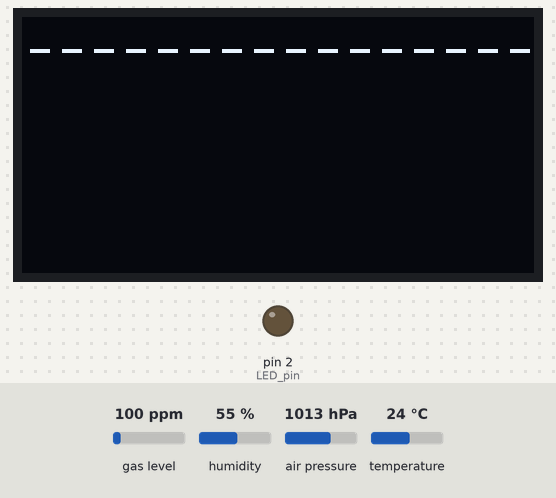
Recording of a sketch running on a simulated Arduino Uno, built with avr-gcc and run on an emulated ATmega328P. On the bench: 128×64 one-colour display, output pins drawn as LEDs (lit = HIGH). The inputs (shaded band) are chosen by the test bench; at power-on: gas level 100 ppm, humidity 55 %, air pressure 1013 hPa, temperature 24 °C. What the sketch prints to the serial monitor is not drawn.

Above: at 2.2 s.
At 4.1 s:
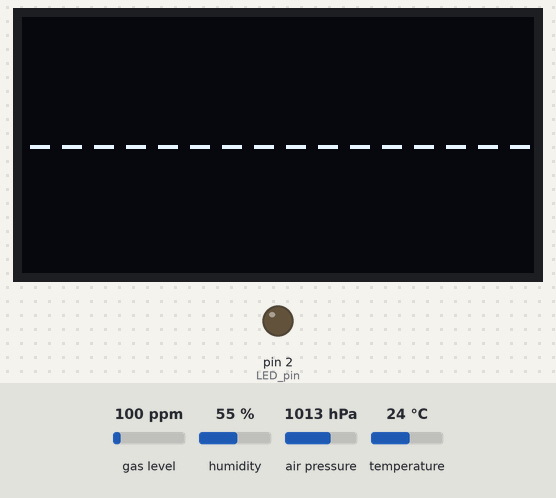
At 6.6 s:
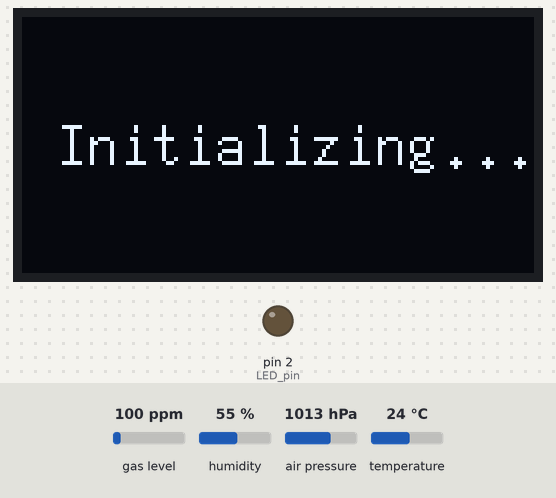
At 37.1 s:
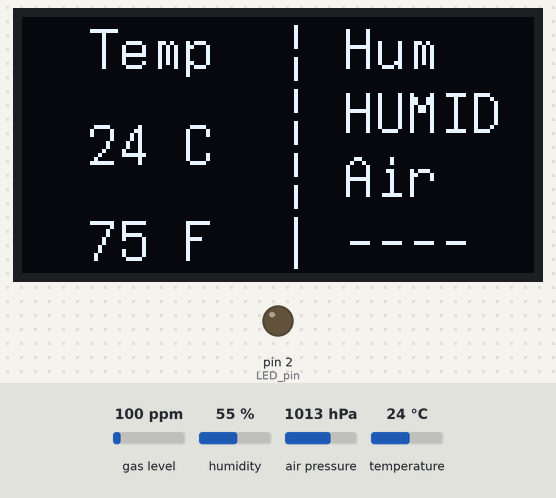
Timing chart, 0 to 38.6 s (numbered marks = the images above):
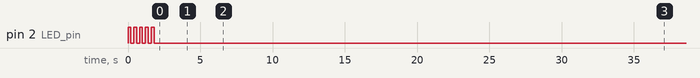

The sketch:

EnvironSenseCode.ino
```cpp
#include <Wire.h>
#include <Adafruit_Sensor.h>
#include <Adafruit_BME680.h>
#include <U8x8lib.h>

#define LED_pin 2
#define BME_ADDR 0x76   // Confirmed by scanner

Adafruit_BME680 bme;
U8X8_SSD1306_128X64_NONAME_HW_I2C oled(U8X8_PIN_NONE);
const char* humStatus;
const char* gasStatus;
const char* lastGasStatus = "----";

void moduleScanner(){
  byte error;
  int devices = 0;

  Serial.println("Scanning...");

  for (byte address = 1; address < 127; address++) {
    Wire.beginTransmission(address);
    error = Wire.endTransmission();

    if (error == 0) {
      Serial.print("Device found at 0x");
      if (address < 16) Serial.print("0");
      Serial.println(address, HEX);
      devices++;
    }
  }

  if (devices == 0) {
    Serial.println("No devices found");
  } else {
    Serial.println("Scan completed.. " + String(devices) + " devices found");
  }

  delay(2000);
}

void BME_setup(){
  Serial.println("Initializing BME680...");

  if (!bme.begin(BME_ADDR)) {
    Serial.println("BME680 not found!"); // Stops the operation when BME680 is missing
    while (1);
  }

  // Settings
  bme.setTemperatureOversampling(BME680_OS_8X);
  bme.setHumidityOversampling(BME680_OS_2X);
  bme.setPressureOversampling(BME680_OS_4X);

  Serial.println("BME680 initialized.");

}

void OLED_setup(){
  oled.begin();
  oled.setPowerSave(0);
  oled.setFont(u8x8_font_7x14_1x2_f);
  oled.drawString (0, 0, "-----------------");
  delay(500);
  oled.drawString (0, 1, "-----------------");
  delay(500);
  oled.drawString (0, 2, "-----------------");
  delay(500);
  oled.drawString (0, 3, "-----------------");
  delay(500);
  oled.drawString (0, 4, "-----------------");
  delay(500);
  oled.drawString (0, 5, "-----------------");
  delay(500);
  oled.drawString (0, 6, "-----------------");
  delay(500);
  oled.clear();
  oled.drawString(1, 3, "Initializing....");
  delay(30000);
  oled.clear();

  oled.drawString (2, 0, "Temp");
  oled.drawString (10, 0, "Hum");
  oled.drawString (10, 4, "Air");

  // Static UI divider
  oled.drawString(8, 0, "|");
  oled.drawString(8, 1, "|");
  oled.drawString(8, 2, "|");
  oled.drawString(8, 3, "|");
  oled.drawString(8, 4, "|");
  oled.drawString(8, 5, "|");
  oled.drawString(8, 6, "|");
}

void OLED_Runner(bool gasValid){

  char buf[16];

  int temp = (int)(bme.temperature);
  int Ftemp = (int)((bme.temperature * 1.8) + 32);
  int hum = (int)(bme.humidity);
  int gas = (int)(bme.gas_resistance / 1000.0);
  Serial.println(gas);

  if (hum < 30) {humStatus = "DRY  ";}
  else if (hum <= 50) {humStatus = "OK   ";}
  else if (hum <=60) {humStatus = "HUMID";}
  else {humStatus = "HIGH ";}

  if (gasValid) {
    if (gas > 100) {lastGasStatus = "GOOD";}
    else if (gas > 50) {lastGasStatus = "OK  ";}
    else if (gas > 20) {lastGasStatus = "LOW ";}
    else {lastGasStatus = "BAD ";}
  }
  // Left column (Temperature)
  snprintf(buf, sizeof(buf), "%d C", temp);
  oled.drawString(2, 3, buf);

  snprintf(buf, sizeof(buf), "%d F", Ftemp);
  oled.drawString(2, 6, buf);

  // Right column (Humidity + Air)
  oled.drawString(10, 2, humStatus);
  oled.drawString(10, 6, "    ");
  oled.drawString(10, 6, lastGasStatus);
}

void setup() {
  Serial.begin(9600);
    while (!Serial) {}

  Wire.begin();
  pinMode(LED_pin, OUTPUT);
  for (int i = 1; i <= 5 ; i++){
    digitalWrite (LED_pin, HIGH);
    delay(200);
    digitalWrite (LED_pin, LOW);
    delay(200);
  }

  BME_setup();
  OLED_setup();

  // Serial.println("I2C Scanner"); //To Test out the I2C connection
}

void loop() {

  // A cycle method is used to determine the air purity to reduce internal heating
  bool gasValid = false;

  static int cycle = 0;
  cycle++;

  if (cycle % 10 == 0) {
    bme.setGasHeater(320, 150); // enable gas heater
    gasValid = true;
  } else {
    bme.setGasHeater(0, 0);    // disable heater for clean temp
  }

  if (!bme.performReading()) {
    Serial.println("Failed to read BME680");
    return;
  }

  OLED_Runner(gasValid);
  delay(2000);
}
```

Measured:
- what the display in image 0 shows lasts 0.6 s, from 2.2 s to 2.8 s
- what the display in image 2 shows lasts 30.0 s, from 6.6 s to 36.6 s
